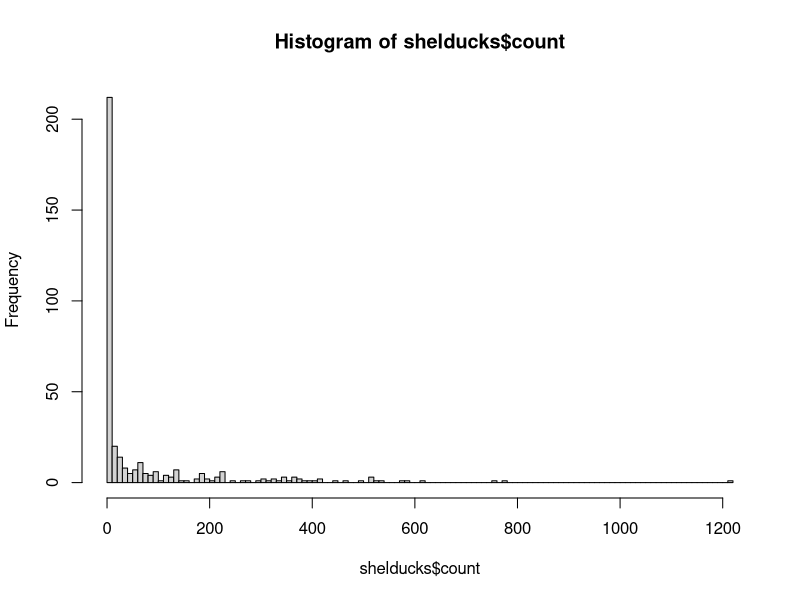
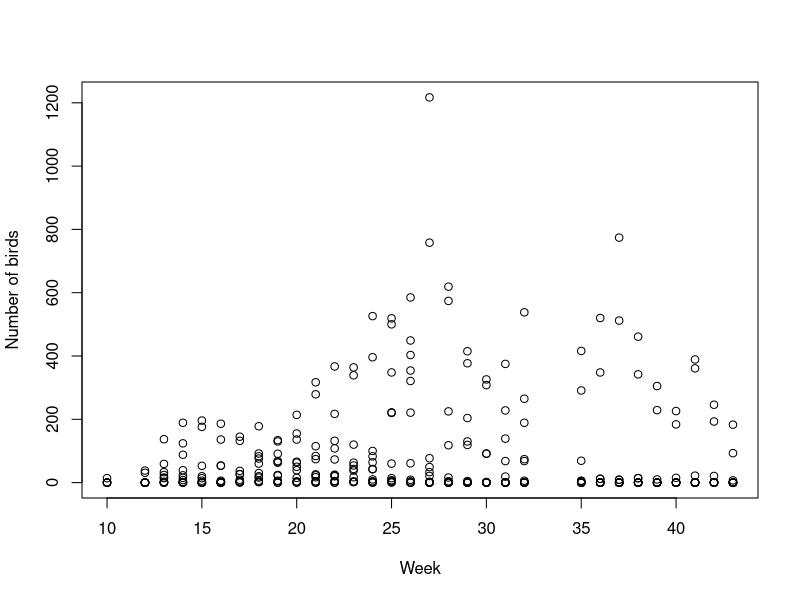

The R script that drew these images, in order: (Note: this script raises an error after producing the figures.)
library(dplyr)

## import data
shelducks = read.csv("data/shelduck_counts.csv") %>%
  as_tibble()

## data exploration ----

hist(shelducks$count, breaks=100)

plot(shelducks$week, shelducks$count, xlab="Week", ylab="Number of birds")
plot(shelducks$tide, shelducks$count, xlab="Tidal state", 
ylab="Number of birds")
shelducks$subsite = as.factor(shelducks$subsite)
plot(shelducks$subsite, shelducks$count, xlab="Subsite", 
     ylab="Number of birds")

# Exploring zero-inflation and overdispersion
par(mfrow = c(1, 2))
# counts with zeros
hist(shelducks$count, breaks = 1000, main = "Histogram of counts", 
     xlab = "Observed count")
# counts without zeros
pos_counts = filter(shelducks, count > 0)
hist(pos_counts$count, breaks = 1000, main = "Histogram of counts > 0", 
     xlab = "Observed non-zero count")




